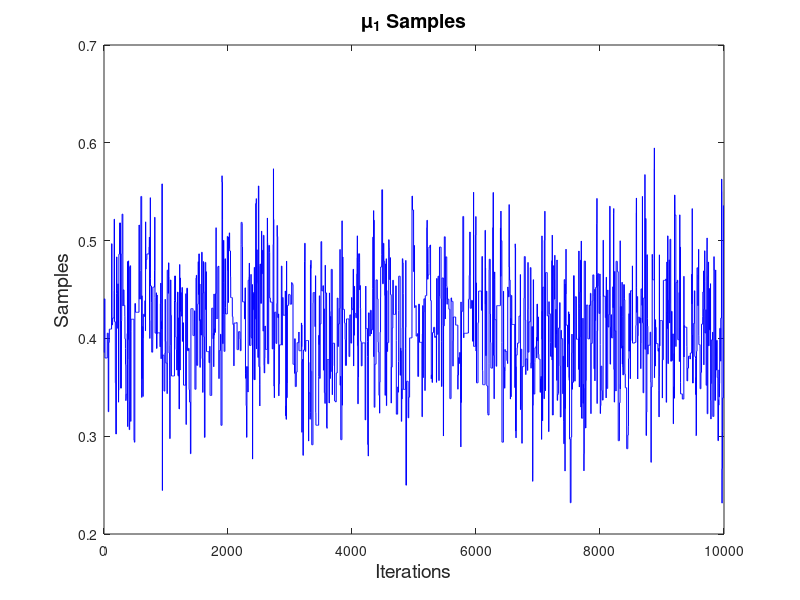
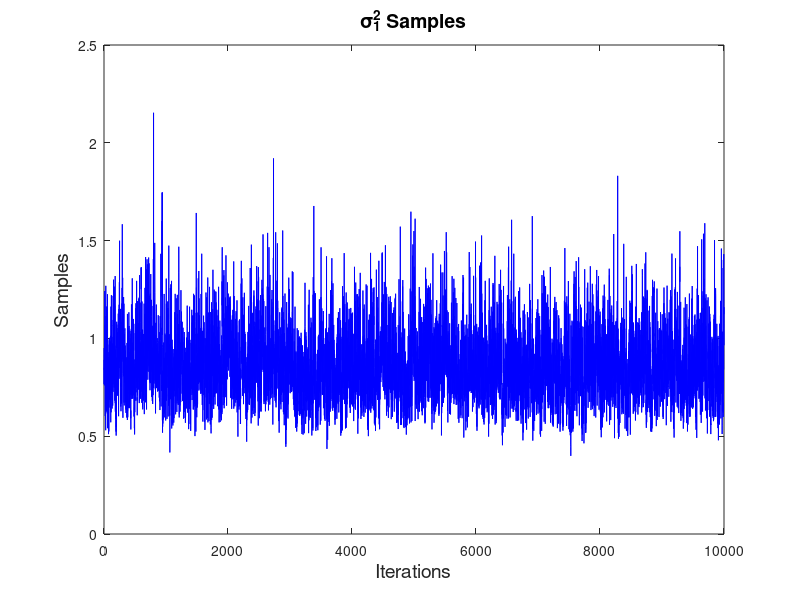

The MATLAB script that drew these images, in order:
%% STA 601: Lab 8
% Author: Kedar S Prabhudesai
% Created on: 11/8/2013
function sta601_ksp6_lab8
close all;
clear all;

% Get Data
X = importdata('data.txt');
XWkDays = [];
XWkEnds = [];

% Separate data into Weekdays and Weekends
for iData = 2:numel(X)
    quotes = find(X{iData} == '"');
    day = X{iData}(quotes(1)+1:quotes(2)-1);
    value = str2double(X{iData}(1:quotes(1)-2));
    
    if strcmp(day,'Saturday') || strcmp(day,'Sunday')
        XWkEnds = cat(1,XWkEnds,value);
    else
        XWkDays = cat(1,XWkDays,value);
    end
end

[mu1Samples,s21Samples,xWkDSamples,EstMu1,Mu1ConfInts,EstS21,S21ConfInts] = GibbsSampler(XWkDays,0.6,400,1,0.05);

% Manage Plotting
figure('Position',[67   304   922   345]);
plot(mu1Samples,'b-');
xlabel('Iterations','FontSize',14);
ylabel('Samples','FontSize',14);
title('\mu_1 Samples','FontSize',14);

figure('Position',[67   304   922   345]);
plot(s21Samples,'b-');
xlabel('Iterations','FontSize',14);
ylabel('Samples','FontSize',14);
title('\sigma_1^2 Samples','FontSize',14);

[mu2Samples,s22Samples,xWkESamples,EstMu2,Mu2ConfInts,EstS22,S22ConfInts] = GibbsSampler(XWkEnds,0.2,400,1,0.05);

% Compute Probabilities of Interest
M1GtM2 = mean(mu1Samples > mu2Samples);
S1GtS2 = mean(sqrt(s21Samples) > sqrt(s22Samples));
X1GtX2 = mean(xWkDSamples > xWkESamples);

keyboard
    function [muSamples,s2Samples,xSamples,EstMu,MuConfInts,EstS2,S2ConfInts] = GibbsSampler(data,mu0,t0,a,b)
%         % Prior Parameters: mu0, t0, a, b
%         % Remember that 'b' parameter in matlab's gamma function is in fact '1/b'
        n = numel(data);
        
        % Target Distribution for mu
        muFullCond =  @(t,mu) exp(-0.5*t*sum((log(data)-mu).^2) - 0.5*t0*(mu-mu0)^2);
        
        % Number of Trials
        nTrials = 12000;
        % Burn-In
        nBurnIn = 2000;
        % Proposal Distribution Std Dev
        SCand = 0.5;
        
        % Initialize
        muSamples = zeros(1,nTrials);
        tSamples = zeros(1,nTrials);
        xSamples = zeros(1,nTrials);
        
        % Full Conditional distribution for tau
        tFullCond = makedist('Gamma','a',a+n/2,'b',1/(0.5*sum((log(data)-muSamples(1)).^2) + b));
        tSamples(1) = tFullCond.random();
        
        % Gibbs Sampling
        for iTrial = 2:nTrials
            home;disp(iTrial);
            % Update mu | tau,x using M-H
            
            % Step 1: Sample from mu'|mu(s)
            muPrime = normrnd(muSamples(iTrial-1),SCand);
            
            % Step 2: Compute Acceptance Ratio
            r = muFullCond(tSamples(iTrial-1),muPrime)/muFullCond(tSamples(iTrial-1),muSamples(iTrial-1));
            
            % Step 3: Accept/Reject
            u = rand;
            if u < r
                muSamples(iTrial) = muPrime;
            else
                muSamples(iTrial) = muSamples(iTrial-1);
            end
            
            % Update tau | mu,x
            tFullCond.b = 1/(0.5*sum((log(data)-muSamples(iTrial)).^2) + b);
            tSamples(iTrial) = tFullCond.random();
            
            % Get Samples from likelihood for Posterior Predictive
            xSamples(iTrial) = lognrnd(muSamples(iTrial),sqrt(1/tSamples(iTrial)));
        end
        
        % Burn-In
        muSamples(1:nBurnIn) = [];
        tSamples(1:nBurnIn) = [];
        xSamples(1:nBurnIn) = [];
        
        % Convert to Sigma^2
        s2Samples = 1./tSamples;
        
        % Get Estimates and Credible Intervals
        EstMu = mean(muSamples);
        MuConfInts = quantile(muSamples,[0.025 0.975]);
        
        EstS2 = mean(s2Samples);
        S2ConfInts = quantile(s2Samples,[0.025 0.975]);
    end

end